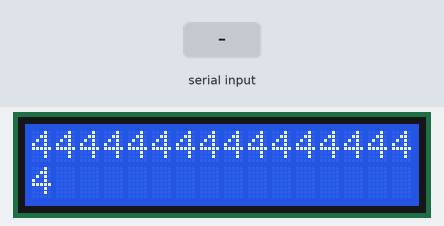
The sketch below on a simulated Arduino Uno, built with avr-gcc and run on an emulated ATmega328P. On the bench: 16×2 character LCD. The test bench sets the inputs (shaded band). What the sketch prints to the serial monitor is not drawn.

Above: at 1.2 s.
1.3 s: byte 120 received over Serial
At 2.7 s:
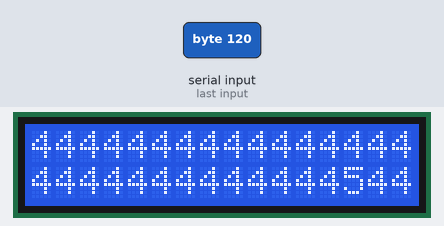
3.1 s: byte 120 received over Serial
At 4.2 s:
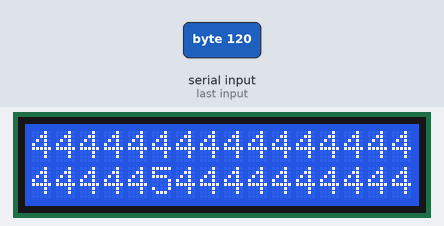
Timing chart, 0 to 6.1 s (numbered marks = the images above; inputs shaded):
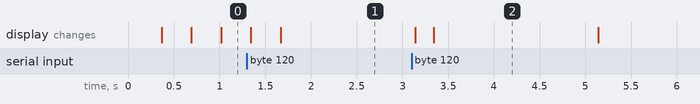

Measured:
- after the input at 3.1 s, the display: first changes at once (image 2 shows a later state)
- what the display in image 2 shows lasts 1.8 s, from 3.3 s to 5.1 s

The sketch:

2b3a.ino
```cpp
#include <LiquidCrystal.h>
LiquidCrystal lcd(12, 11, 5, 4,3, 2);
int dataterkirim;
void setup(){
    // set up the LCD's number of columns and rows:
  lcd.begin(16, 2);
  Serial.begin(9600);
  // initialize the serial communications:
}

void loop()
{
       dataterkirim = Serial.read();
   Serial.print("saya menerima data: ");
   lcd.print(Serial.println(dataterkirim, DEC));
}
```
